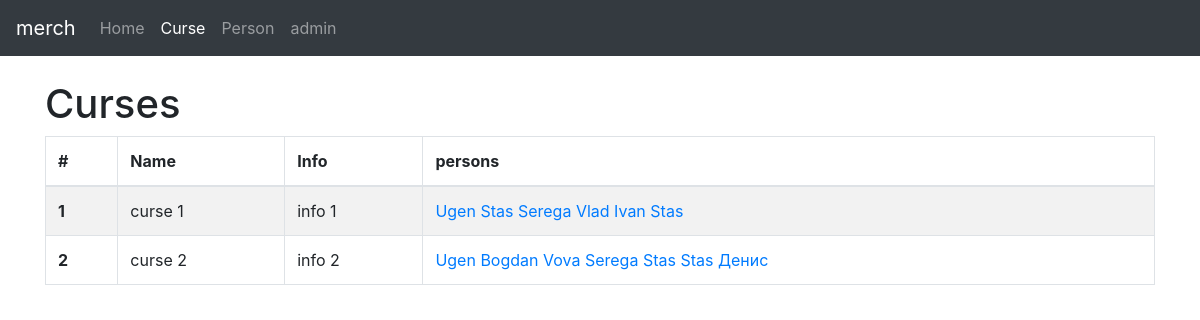
Screenshot of /curse/ with the database file from the repository.
### person/models.py (models this page shows, shortened)
class Curse(models.Model):
	name = models.CharField(max_length=255)
	info = models.TextField()

class Person(models.Model):
	name = models.CharField(max_length=255)
	surname = models.CharField(max_length=255)
	date_of_birth = models.DateField()
	email = models.EmailField()
	phone = models.CharField(max_length=255, blank=True)
	curse = models.ManyToManyField(Curse, blank=True)

### person/views.py (the view)
# urls.py: url(r'^curse/$', CurseList.as_view()),
class CurseList(ListView):
	model = Curse
	template_name = 'curse/curse_list.html'

### templates/curse/curse_list.html (shortened to what this page needs)
{%extends "baselist.html" %}
{% block curse %} active {% endblock %}
{% block nameList %}Curses{%endblock %}
{% block list %}
<thead>
  <tr>
    <th> # </th>
    <th> Name </th>
    <th> Info</th>
    <th> persons</th>
  </tr>
</thead>
<tbody>
  {%for curse in object_list %}
  <tr>
    <th scope="row">{{ curse.id }} </th>
    <td>{{ curse.name }} </td>
    <td>{{ curse.info }}</td>
    <td>
      {%for person in curse.person_set.all %}
      <a href="/person/{{person.id}}/">{{ person.name }} </a>
      {%endfor%}
    </td>
  </tr>
  {%endfor%}
</tbody>
{% endblock list %}

### rows the page displays
Curse: id "1", name "curse 1", info "info 1"
Person: name "Ugen"
Person: name "Stas"
Person: name "Serega"
Person: name "Vlad"
Person: name "Ivan"
Person: name "Stas"
Curse: id "2", name "curse 2", info "info 2"
Person: name "Bogdan"
Person: name "Vova"
Person: name "Stas"
Person: name "Денис"
